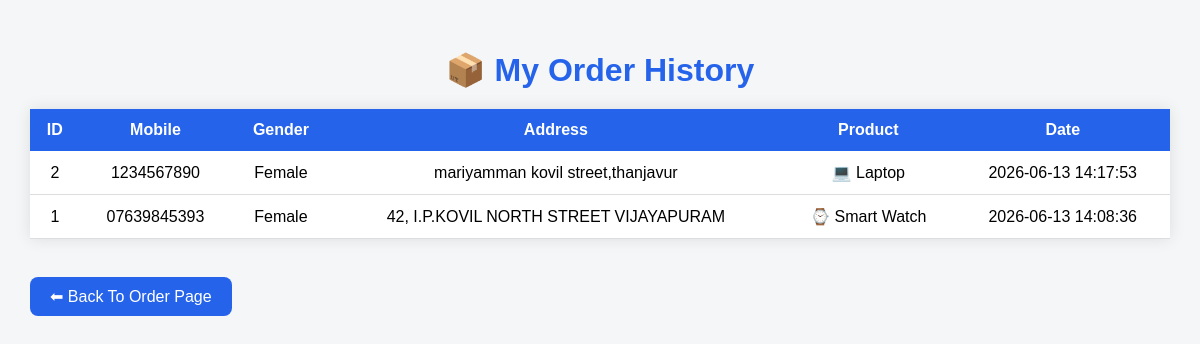
/order_history.php (signed in), run on the app's committed database.
### tables this page shows
CREATE TABLE `orders` (
  `id` int(11) NOT NULL,
  `username` varchar(100) DEFAULT NULL,
  `mobile` varchar(20) DEFAULT NULL,
  `gender` varchar(20) DEFAULT NULL,
  `address` text DEFAULT NULL,
  `product` varchar(100) DEFAULT NULL,
  `order_date` timestamp NOT NULL DEFAULT current_timestamp()
);

### order_history.php (the view, shortened to what this page needs)
<?php
$con=mysqli_connect("localhost","root","","project");
$user=$_SESSION['user'];
$sql="SELECT * FROM orders
WHERE username='$user'
ORDER BY id DESC";
$result=mysqli_query($con,$sql);
?>
<!DOCTYPE html>
<html>
<head>
</head>
<body>
<div class="container">
<h1>📦 My Order History</h1>
<table>
<tr>
<th>ID</th>
<th>Mobile</th>
<th>Gender</th>
<th>Address</th>
<th>Product</th>
<th>Date</th>
</tr>
<?php
while($row=mysqli_fetch_assoc($result))
{
?>
<tr>
<td><?php echo $row['id']; ?></td>
<td><?php echo $row['mobile']; ?></td>
<td><?php echo $row['gender']; ?></td>
<td><?php echo $row['address']; ?></td>
<td><?php echo $row['product']; ?></td>
<td><?php echo $row['order_date']; ?></td>
</tr>
<?php
}
?>
</table>
<br>
<a href="order.php" class="back">
⬅ Back To Order Page
</a>
</div>
</body>
</html>

### order_history.php (style rules this page uses)
body { font-family:Arial; background:#f4f6f8; margin:0; padding:30px; }
.container { max-width:1200px; margin:auto; }
h1 { text-align:center; color:#2563eb; margin-bottom:20px; }
table { width:100%; border-collapse:collapse; background:white; box-shadow:0 0 15px rgba(0,0,0,0.1); }
th { background:#2563eb; color:white; padding:12px; }
td { padding:12px; text-align:center; border-bottom:1px solid #ddd; }
.back { display:inline-block; margin-top:20px; padding:10px 20px; background:#2563eb; color:white; text-decoration:none; border-radius:8px; }

### data on the page
orders: id "2", mobile "1234567890", gender "Female", address "mariyamman kovil street,thanjavur", product "💻 Laptop", order_date "2026-06-13 14:17:53"
orders: id "1", mobile "07639845393", gender "Female", address "42, I.P.KOVIL NORTH STREET VIJAYAPURAM", product "⌚ Smart Watch", order_date "2026-06-13 14:08:36"
